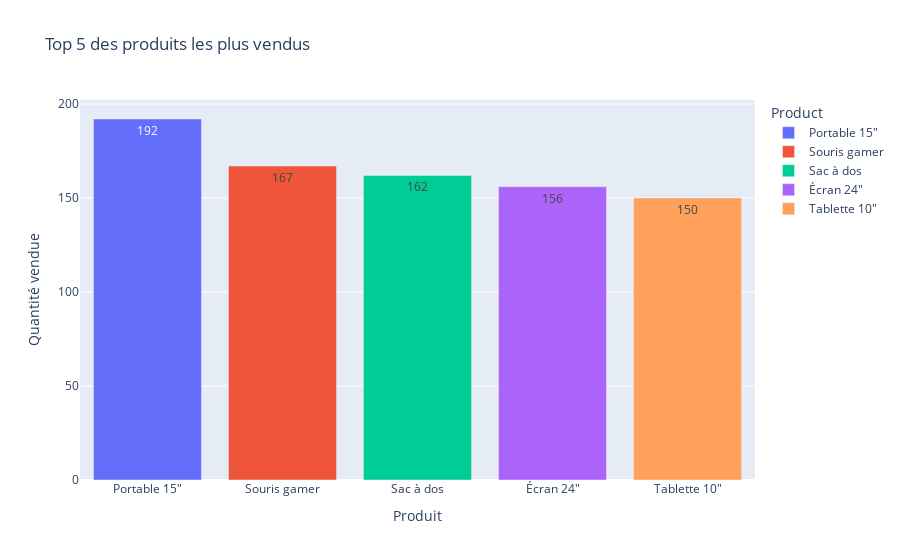

This figure's notebook cell:
### Code cell
import plotly.express as px

# Transformation en DataFrame pour l'affichage
top_products_df = top_products.reset_index()
top_products_df.columns = ['Product', 'Total_Quantity']

# Graphique en barres
fig = px.bar(
    top_products_df,
    x='Product',
    y='Total_Quantity',
    title='Top 5 des produits les plus vendus',
    color='Product',
    text='Total_Quantity'
)

fig.update_layout(xaxis_title='Produit', yaxis_title='Quantité vendue')
fig.show()

### Figure 1 — Plotly figure (JSON) as saved in the notebook; plotly's stock layout.template omitted (floating-point values rounded to 4 significant figures)
{"data": [{"alignmentgroup": "True", "hovertemplate": "Product=%{x}<br>Total_Quantity=%{text}<extra></extra>", "legendgroup": "Portable 15\"", "marker": {"color": "#636efa", "pattern": {"shape": ""}}, "name": "Portable 15\"", "offsetgroup": "Portable 15\"", "orientation": "v", "showlegend": true, "text": [192], "textposition": "auto", "type": "bar", "x": ["Portable 15\""], "xaxis": "x", "y": [192], "yaxis": "y"}, {"alignmentgroup": "True", "hovertemplate": "Product=%{x}<br>Total_Quantity=%{text}<extra></extra>", "legendgroup": "Souris gamer", "marker": {"color": "#EF553B", "pattern": {"shape": ""}}, "name": "Souris gamer", "offsetgroup": "Souris gamer", "orientation": "v", "showlegend": true, "text": [167], "textposition": "auto", "type": "bar", "x": ["Souris gamer"], "xaxis": "x", "y": [167], "yaxis": "y"}, {"alignmentgroup": "True", "hovertemplate": "Product=%{x}<br>Total_Quantity=%{text}<extra></extra>", "legendgroup": "Sac à dos", "marker": {"color": "#00cc96", "pattern": {"shape": ""}}, "name": "Sac à dos", "offsetgroup": "Sac à dos", "orientation": "v", "showlegend": true, "text": [162], "textposition": "auto", "type": "bar", "x": ["Sac à dos"], "xaxis": "x", "y": [162], "yaxis": "y"}, {"alignmentgroup": "True", "hovertemplate": "Product=%{x}<br>Total_Quantity=%{text}<extra></extra>", "legendgroup": "Écran 24\"", "marker": {"color": "#ab63fa", "pattern": {"shape": ""}}, "name": "Écran 24\"", "offsetgroup": "Écran 24\"", "orientation": "v", "showlegend": true, "text": [156], "textposition": "auto", "type": "bar", "x": ["Écran 24\""], "xaxis": "x", "y": [156], "yaxis": "y"}, {"alignmentgroup": "True", "hovertemplate": "Product=%{x}<br>Total_Quantity=%{text}<extra></extra>", "legendgroup": "Tablette 10\"", "marker": {"color": "#FFA15A", "pattern": {"shape": ""}}, "name": "Tablette 10\"", "offsetgroup": "Tablette 10\"", "orientation": "v", "showlegend": true, "text": [150], "textposition": "auto", "type": "bar", "x": ["Tablette 10\""], "xaxis": "x", "y": [150], "yaxis": "y"}], "layout": {"barmode": "relative", "legend": {"title": {"text": "Product"}, "tracegroupgap": 0}, "title": {"text": "Top 5 des produits les plus vendus"}, "xaxis": {"anchor": "y", "categoryarray": ["Portable 15\"", "Souris gamer", "Sac à dos", "Écran 24\"", "Tablette 10\""], "categoryorder": "array", "domain": [0, 1], "title": {"text": "Produit"}}, "yaxis": {"anchor": "x", "domain": [0, 1], "title": {"text": "Quantité vendue"}}}}
